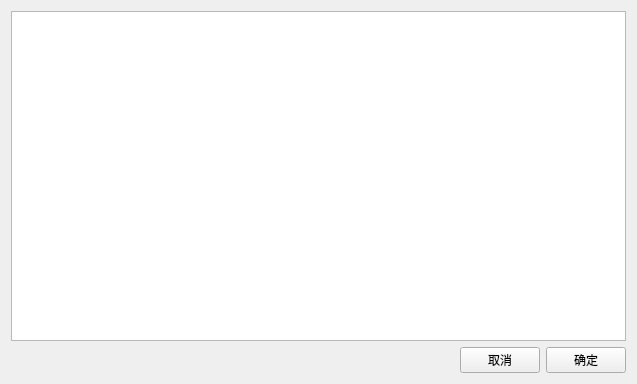
<?xml version="1.0" encoding="UTF-8"?>
<ui version="4.0">
 <class>QualityWidget</class>
 <widget class="QWidget" name="QualityWidget">
  <property name="geometry">
   <rect>
    <x>0</x>
    <y>0</y>
    <width>637</width>
    <height>384</height>
   </rect>
  </property>
  <property name="windowTitle">
   <string>学业质量水平</string>
  </property>
  <layout class="QGridLayout" name="gridLayout">
   <item row="0" column="0">
    <widget class="QTableView" name="tableView">
     <property name="showGrid">
      <bool>false</bool>
     </property>
    </widget>
   </item>
   <item row="1" column="0">
    <layout class="QHBoxLayout" name="horizontalLayout">
     <item>
      <spacer name="horizontalSpacer_2">
       <property name="orientation">
        <enum>Qt::Horizontal</enum>
       </property>
       <property name="sizeHint" stdset="0">
        <size>
         <width>40</width>
         <height>20</height>
        </size>
       </property>
      </spacer>
     </item>
     <item>
      <widget class="QPushButton" name="cancelButton">
       <property name="text">
        <string>取消</string>
       </property>
      </widget>
     </item>
     <item>
      <widget class="QPushButton" name="okButton">
       <property name="text">
        <string>确定</string>
       </property>
      </widget>
     </item>
    </layout>
   </item>
  </layout>
 </widget>
 <resources/>
 <connections/>
</ui>
